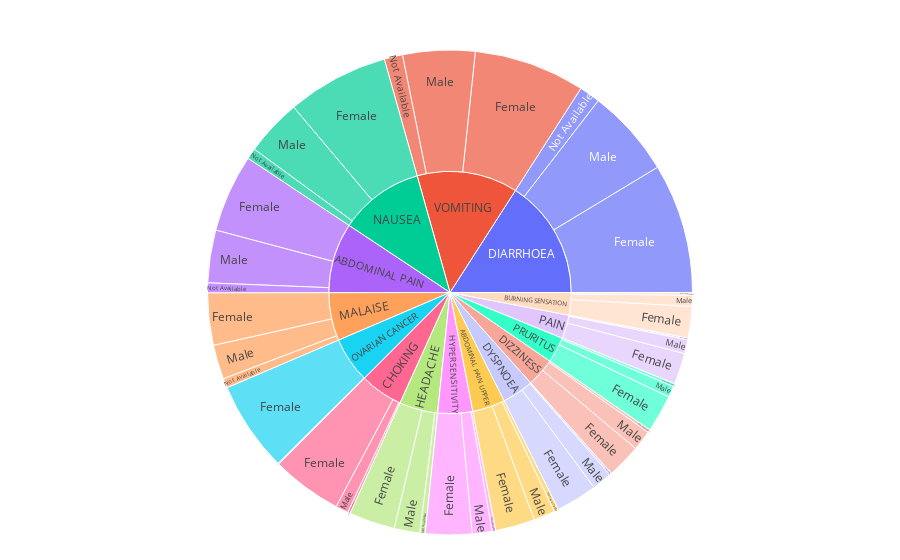

Source (notebook cell):
### Code cell
make_treemap(wide_df,'Symptoms','Gender',sunburst=True)

### Figure 1 — Plotly figure (JSON) as saved in the notebook; plotly's stock layout.template omitted (floating-point values rounded to 4 significant figures)
{"data": [{"branchvalues": "total", "domain": {"x": [0, 1], "y": [0, 1]}, "hovertemplate": "labels=%{label}<br>Count=%{value}<br>parent=%{parent}<br>id=%{id}<extra></extra>", "ids": ["ABDOMINAL PAIN/Female", "ABDOMINAL PAIN UPPER/Female", "BURNING SENSATION/Female", "CHOKING/Female", "DIARRHOEA/Female", "DIZZINESS/Female", "DYSPNOEA/Female", "HEADACHE/Female", "HYPERSENSITIVITY/Female", "MALAISE/Female", "NAUSEA/Female", "OVARIAN CANCER/Female", "PAIN/Female", "PRURITUS/Female", "VOMITING/Female", "ABDOMINAL PAIN/Male", "ABDOMINAL PAIN UPPER/Male", "BURNING SENSATION/Male", "CHOKING/Male", "DIARRHOEA/Male", "DIZZINESS/Male", "DYSPNOEA/Male", "HEADACHE/Male", "HYPERSENSITIVITY/Male", "MALAISE/Male", "NAUSEA/Male", "OVARIAN CANCER/Male", "PAIN/Male", "PRURITUS/Male", "VOMITING/Male", "ABDOMINAL PAIN/Not Available", "ABDOMINAL PAIN UPPER/Not Available", "BURNING SENSATION/Not Available", "CHOKING/Not Available", "DIARRHOEA/Not Available", "DIZZINESS/Not Available", "DYSPNOEA/Not Available", "HEADACHE/Not Available", "HYPERSENSITIVITY/Not Available", "MALAISE/Not Available", "NAUSEA/Not Available", "OVARIAN CANCER/Not Available", "PAIN/Not Available", "PRURITUS/Not Available", "VOMITING/Not Available", "ABDOMINAL PAIN", "ABDOMINAL PAIN UPPER", "BURNING SENSATION", "CHOKING", "DIARRHOEA", "DIZZINESS", "DYSPNOEA", "HEADACHE", "HYPERSENSITIVITY", "MALAISE", "NAUSEA", "OVARIAN CANCER", "PAIN", "PRURITUS", "VOMITING"], "labels": ["Female", "Female", "Female", "Female", "Female", "Female", "Female", "Female", "Female", "Female", "Female", "Female", "Female", "Female", "Female", "Male", "Male", "Male", "Male", "Male", "Male", "Male", "Male", "Male", "Male", "Male", "Male", "Male", "Male", "Male", "Not Available", "Not Available", "Not Available", "Not Available", "Not Available", "Not Available", "Not Available", "Not Available", "Not Available", "Not Available", "Not Available", "Not Available", "Not Available", "Not Available", "Not Available", "ABDOMINAL PAIN", "ABDOMINAL PAIN UPPER", "BURNING SENSATION", "CHOKING", "DIARRHOEA", "DIZZINESS", "DYSPNOEA", "HEADACHE", "HYPERSENSITIVITY", "MALAISE", "NAUSEA", "OVARIAN CANCER", "PAIN", "PRURITUS", "VOMITING"], "name": "", "parents": ["ABDOMINAL PAIN", "ABDOMINAL PAIN UPPER", "BURNING SENSATION", "CHOKING", "DIARRHOEA", "DIZZINESS", "DYSPNOEA", "HEADACHE", "HYPERSENSITIVITY", "MALAISE", "NAUSEA", "OVARIAN CANCER", "PAIN", "PRURITUS", "VOMITING", "ABDOMINAL PAIN", "ABDOMINAL PAIN UPPER", "BURNING SENSATION", "CHOKING", "DIARRHOEA", "DIZZINESS", "DYSPNOEA", "HEADACHE", "HYPERSENSITIVITY", "MALAISE", "NAUSEA", "OVARIAN CANCER", "PAIN", "PRURITUS", "VOMITING", "ABDOMINAL PAIN", "ABDOMINAL PAIN UPPER", "BURNING SENSATION", "CHOKING", "DIARRHOEA", "DIZZINESS", "DYSPNOEA", "HEADACHE", "HYPERSENSITIVITY", "MALAISE", "NAUSEA", "OVARIAN CANCER", "PAIN", "PRURITUS", "VOMITING", "", "", "", "", "", "", "", "", "", "", "", "", "", "", ""], "root": {"color": "lightgrey"}, "type": "sunburst", "values": [3977, 2016, 1600, 3613, 6631, 1743, 2107, 2355, 2377, 2665, 5204, 4620, 1596, 1912, 5681, 2692, 1095, 569, 656, 4514, 1033, 1027, 1307, 1013, 1755, 2905, 0, 715, 581, 3692, 509, 231, 137, 125, 1071, 149, 105, 271, 183, 490, 562, 48, 91, 150, 941, 7178, 3342, 2306, 4394, 12216, 2925, 3239, 3933, 3573, 4910, 8671, 4668, 2402, 2643, 10314]}], "layout": {"legend": {"tracegroupgap": 0}, "margin": {"b": 25, "l": 25, "r": 25, "t": 50}}}
